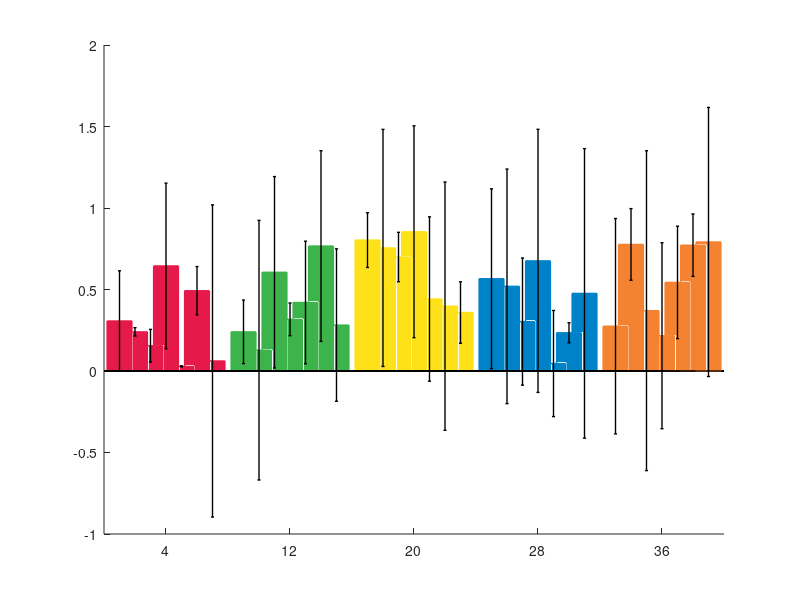

This figure's MATLAB source: (Note: this script raises an error after producing the figure.)
% Author: Avgoustinos Vouros 
% Last updated 13/09/2018
% Thanks to Marialena for the idea + initial tests!

% TODO: Description, more testing
%       Also a gui for all the configurations!


data = rand(5,7); % Each row is 1 bar group!!
SEM = rand(5,7);

%% User properties

% Figure's aesthetics -----------------------------------------------------
figure_size = 'normal'; % Normali figure window
%figure_size = 'maximize'; % Maximized figure window

% Bars --------------------------------------------------------------------
inGroupGap = 1;    % Gap between each box of the same group
outGroupGap = 2;   % Gap between boxes of different groups
BarLineStyle = '-';
BarLineWidth = 1;

%pick one:
BarEdgeColor = 'same'; % The color of the outline with be the same as the bar's
%BarEdgeColor = 'red'; % The color of the outline with be the defined color

%pick one:
%BarColorGroupBy = 'blue';     % All same color
BarColorGroupBy = 'group';     % Each bar group has different color
%BarColorGroupBy = 'pergroup'; % Each group starts with the same color

% Errorbars ---------------------------------------------------------------
MarkerSize = 10;
MarkerEdgeColor = 'black';
MarkerFaceColor = 'black';
LineStyle = '-';
LineMarker = '.';
LineColor = 'k';
LineWidth = 1;

% Colors ------------------------------------------------------------------
red = [230, 25, 75];
green = [60, 180, 75];
yellow = [255,225,25];
blue = [0, 130, 200];
orange = [245, 130, 48];
purple = [145, 30, 180];
cyan = [70, 240, 240];
magenta = [240, 50, 230];
lime = [210, 245, 60];
pink = [250, 190, 190];
teal = [0, 128, 128];
brown = [170, 110, 40];
maroon = [128, 0, 0];
mint = [170, 255, 195];
olive = [128, 128, 0];
navy = [0, 0, 128];
gray = [128,128,128];
coral = [255,215,180];
pink1 = [242,121,137];
grey1 = [85,67,89];
purple1 = [77,0,51];
%more colors can be defined here...
color = [red;green;yellow;blue;orange;purple;cyan;magenta;lime;...
    pink;teal;brown;maroon;mint;olive;navy;gray;coral;pink1;grey1;...
    purple1]./255;


%% Initialialize and calculate bar pasitions

% Data size
[n,m] = size(data);
nm = n*m;

% Convert data to vector
sdata = reshape(data',1,35);
sSEM = reshape(SEM',1,35);

% Calculate the bar positions
pos = 0;
sw = 0;
for j = 1:n
    for i = 1:m
        if sw == 0
            % Same group
            pos = [pos,pos(end)+inGroupGap];
        else
            % Other group
            pos = [pos,pos(end)+outGroupGap];
            sw = 0;
        end
    end
    sw = 1;
end
pos(1) = [];

% Find also the middles
mpos = reshape(pos,m,n);
mpos = mean(mpos);


%% Generate Graphics %%%%%%%%%%%%%%%%%%%%%%%%%%%%%%%%%%%%%%%%%%%%%%%%%%%%%%

% Figure size
switch figure_size
    case 'normal'
        f = figure;
    case 'maximize'
        f = figure('units','normalized','outerposition',[0 0 1 1]);
end
hold on

% Plot the bars + errorbars
bars = [];
errorbars = [];
LineSpec = strcat(LineStyle,LineMarker,LineColor);
for i = 1:nm 
    % Bar
    B = bar(pos(i),sdata(i),...
        'LineWidth',BarLineWidth,'LineStyle',BarLineStyle);
    bars = [bars;B];
    % Errorbar
    E = errorbar(pos(i),sdata(i),sSEM(i),LineSpec);
    errorbars = [errorbars,E];
    set(E,'MarkerSize',MarkerSize,'MarkerEdgeColor',MarkerEdgeColor,...
        'MarkerFaceColor',MarkerFaceColor,'LineWidth',LineWidth);
end

% Paint the bars
c = 1; %color index
switch BarColorGroupBy
    
    case 'group'
        sbars = reshape(bars,m,n);
        for i = 1:n
            for j = 1:m
                switch BarEdgeColor
                    case 'same'
                        set(sbars(j,i),'EdgeColor',color(c,:),'FaceColor',color(c,:));
                    otherwise
                        set(sbars(j,i),'EdgeColor',BarEdgeColor,'FaceColor',color(c,:));
                end
            end
            if c < size(color,1)
                c = c + 1; %next color
            else
                c = 1;
            end
        end
        
    case 'pergroup'
        sbars = reshape(bars,m,n);
        for i = 1:n
            for j = 1:m
                switch BarEdgeColor
                    case 'same'
                        set(sbars(j,i),'EdgeColor',color(c,:),'FaceColor',color(c,:));
                    otherwise
                        set(sbars(j,i),'EdgeColor',BarEdgeColor,'FaceColor',color(c,:));
                end
                if c < size(colors,1)
                    c = c + 1; %next color
                else
                    c = 1;
                end
            end
            c = 1;
        end        
        
    otherwise
        for i = 1:nm
            switch BarEdgeColor
                case 'same'
                    set(bars(i),'EdgeColor',BarColorGroupBy,'FaceColor',BarColorGroupBy);
                otherwise
                    set(bars(j,i),'EdgeColor',BarColorGroupBy,'FaceColor',BarColorGroupBy);
            end
            if c < size(colors,1)
                c = c + 1; %next color
            else
                c = 1;
            end
        end        
end 

% Fix the axis
faxis = findobj(f,'type','axes'); 
set(faxis,'XTick',mpos);
set(faxis,'XTickLabels',num2str([1:length(mpos)]'));